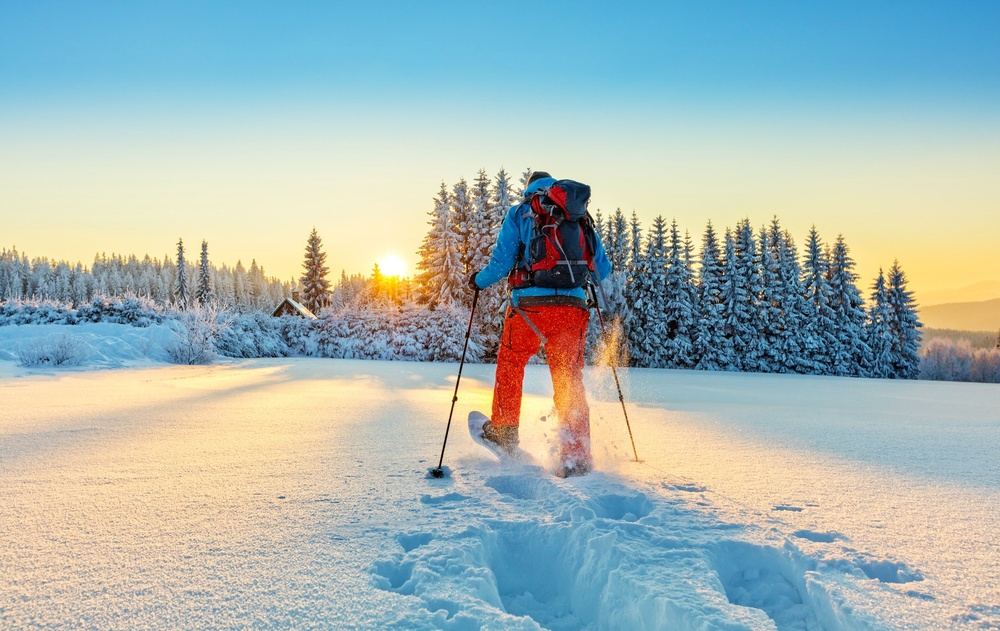
#> input picture snowshoe.jpg, 1000 x 631 px, shrunk from 1800 x 1135 before the run
$ python cartoonify.py
#> lines starting #> are read from the running program, lines starting #| are printed output that depends on the picture; after the words box and inside, x2 and y2 are one past the last pixel; in counts of white or black regions, pixels touching at a corner belong together
import cv2
import numpy as np
imageName = input("Please enter the name of your image:\n")
#> the answer given: snowshoe.jpg
print("Processing...")
try:
  img = cv2.imread(imageName)
#> img is the input picture: shape (631, 1000, 3); mean B, G, R 180, 183, 166.5
  gray = cv2.cvtColor(img, cv2.COLOR_BGR2GRAY)
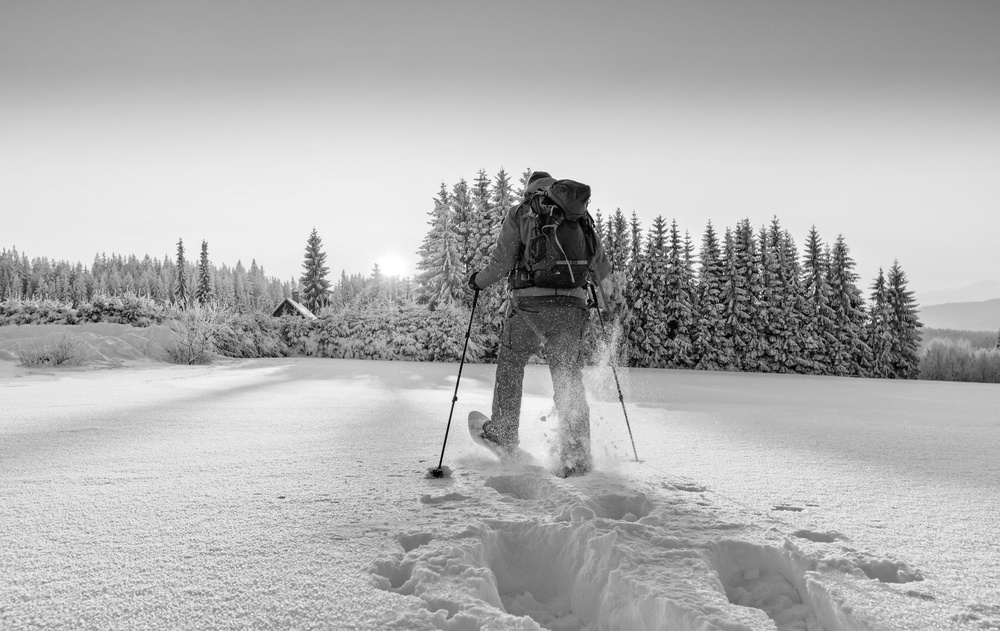
#> gray: shape (631, 1000); min 0, max 255, mean 177.7
except:
  print("File does not exit")
  exit(0)
gray = cv2.medianBlur(gray, 5)
edges = cv2.adaptiveThreshold(gray, 255, cv2.ADAPTIVE_THRESH_MEAN_C, cv2.THRESH_BINARY, 9, 9)
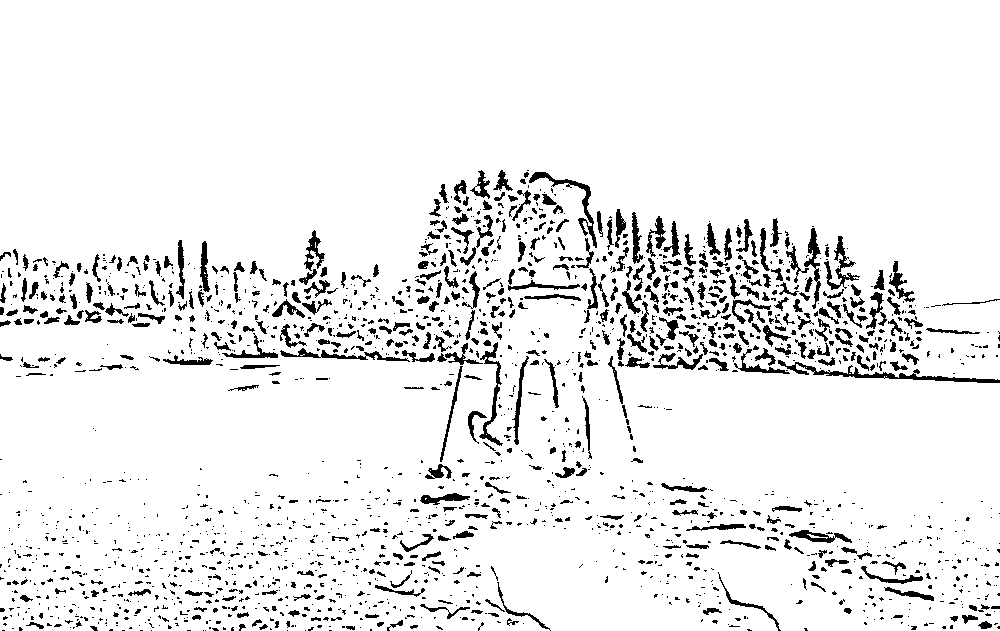
#> edges: shape (631, 1000); 92.7% white; 2013 black regions (1475 under 20 px), largest, box (x1, y1, x2, y2) and area: (778, 360, 1000, 383) 990, (529, 172, 597, 248) 647, (479, 342, 503, 446) 539

color = cv2.bilateralFilter(img, 9, 250, 250)
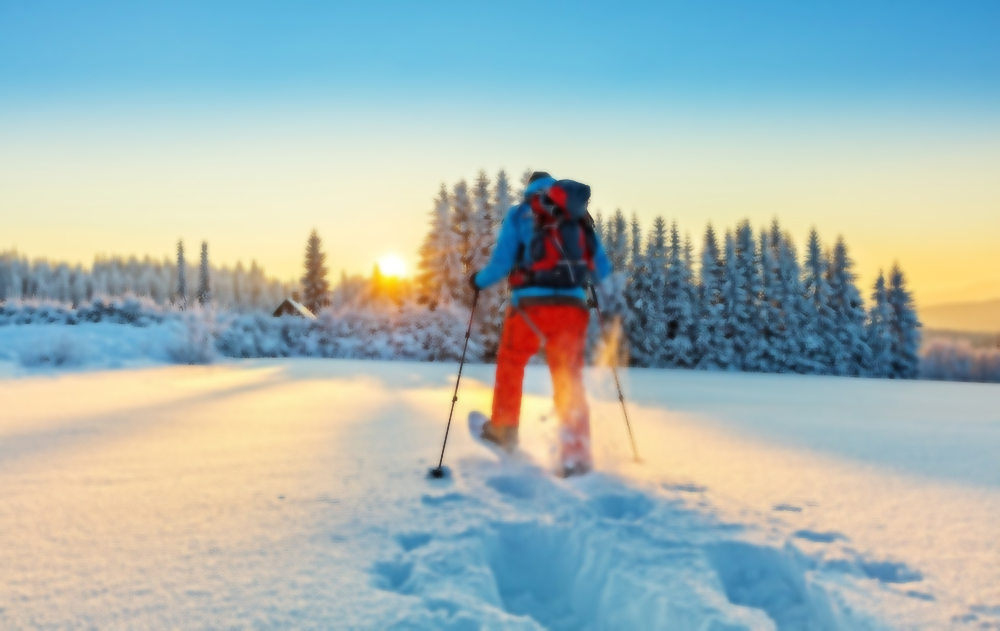
#> color: shape (631, 1000, 3); mean B, G, R 180.1, 183, 166.6
cartoon = cv2.bitwise_and(color, color, mask=edges)
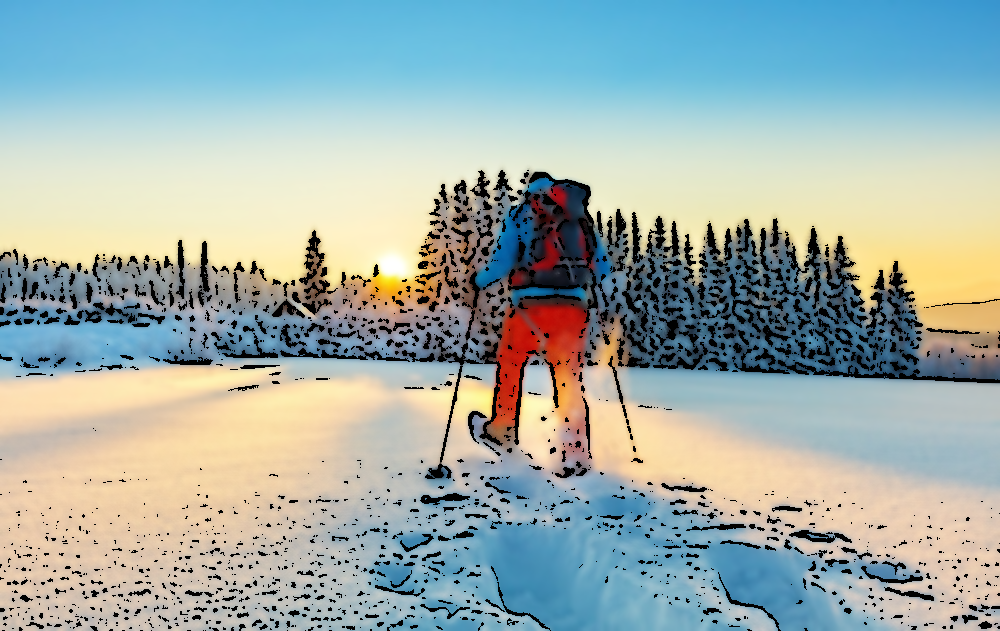
#> cartoon: shape (631, 1000, 3); mean B, G, R 171, 174.2, 158.3

cv2.imshow("Image", img)
cv2.imshow("Edges", edges)
cv2.imshow("Cartoon", cartoon)
print("Done.")
cv2.waitKey(0)
cv2.destroyAllWindows()
